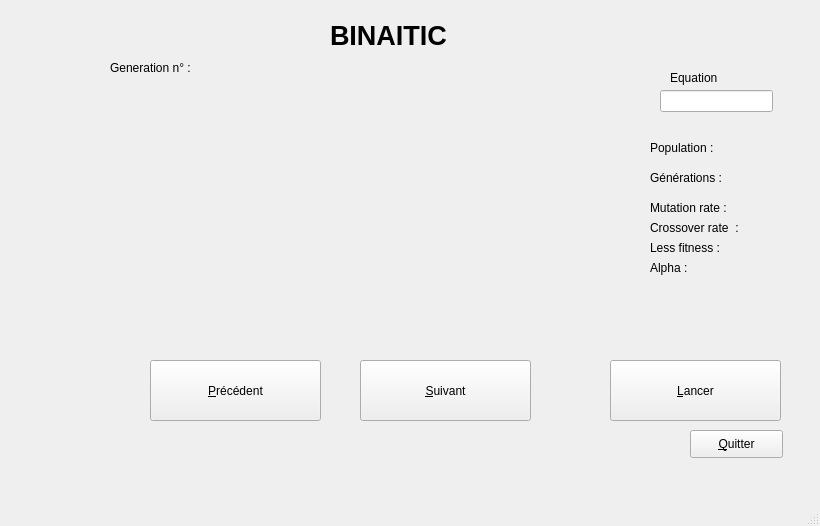
<?xml version="1.0" encoding="UTF-8"?>
<ui version="4.0">
 <class>MainWindow</class>
 <widget class="QMainWindow" name="MainWindow">
  <property name="geometry">
   <rect>
    <x>0</x>
    <y>0</y>
    <width>820</width>
    <height>526</height>
   </rect>
  </property>
  <property name="windowTitle">
   <string>Binaitic</string>
  </property>
  <property name="styleSheet">
   <string notr="true">MainWindow{
	background-color : #9980FA;
}</string>
  </property>
  <widget class="QWidget" name="Binaitic">
   <widget class="QPushButton" name="pb_Quitter">
    <property name="geometry">
     <rect>
      <x>690</x>
      <y>430</y>
      <width>93</width>
      <height>28</height>
     </rect>
    </property>
    <property name="text">
     <string>&amp;Quitter</string>
    </property>
   </widget>
   <widget class="QLabel" name="label_Title">
    <property name="geometry">
     <rect>
      <x>330</x>
      <y>20</y>
      <width>121</width>
      <height>31</height>
     </rect>
    </property>
    <property name="font">
     <font>
      <pointsize>20</pointsize>
      <weight>75</weight>
      <bold>true</bold>
     </font>
    </property>
    <property name="text">
     <string>BINAITIC</string>
    </property>
   </widget>
   <widget class="QLabel" name="label_Mutation">
    <property name="geometry">
     <rect>
      <x>650</x>
      <y>200</y>
      <width>111</width>
      <height>16</height>
     </rect>
    </property>
    <property name="text">
     <string>Mutation rate :</string>
    </property>
   </widget>
   <widget class="QLabel" name="label_Equation">
    <property name="geometry">
     <rect>
      <x>670</x>
      <y>70</y>
      <width>61</width>
      <height>16</height>
     </rect>
    </property>
    <property name="text">
     <string>Equation</string>
    </property>
   </widget>
   <widget class="QLabel" name="label_Generations">
    <property name="geometry">
     <rect>
      <x>650</x>
      <y>170</y>
      <width>101</width>
      <height>16</height>
     </rect>
    </property>
    <property name="text">
     <string>Générations :</string>
    </property>
   </widget>
   <widget class="QLabel" name="label_Alpha">
    <property name="geometry">
     <rect>
      <x>650</x>
      <y>260</y>
      <width>55</width>
      <height>16</height>
     </rect>
    </property>
    <property name="text">
     <string>Alpha : </string>
    </property>
   </widget>
   <widget class="QPushButton" name="pb_Lancer">
    <property name="geometry">
     <rect>
      <x>610</x>
      <y>360</y>
      <width>171</width>
      <height>61</height>
     </rect>
    </property>
    <property name="text">
     <string>&amp;Lancer</string>
    </property>
   </widget>
   <widget class="MonCanvas" name="Canvas_Figure" native="true">
    <property name="geometry">
     <rect>
      <x>109</x>
      <y>79</y>
      <width>521</width>
      <height>251</height>
     </rect>
    </property>
   </widget>
   <widget class="QLineEdit" name="lineEdit_Equation">
    <property name="geometry">
     <rect>
      <x>660</x>
      <y>90</y>
      <width>113</width>
      <height>22</height>
     </rect>
    </property>
   </widget>
   <widget class="QLabel" name="label_LessFitness">
    <property name="geometry">
     <rect>
      <x>650</x>
      <y>240</y>
      <width>91</width>
      <height>16</height>
     </rect>
    </property>
    <property name="text">
     <string>Less fitness :</string>
    </property>
   </widget>
   <widget class="QLabel" name="label_Population">
    <property name="geometry">
     <rect>
      <x>650</x>
      <y>140</y>
      <width>101</width>
      <height>16</height>
     </rect>
    </property>
    <property name="text">
     <string>Population :</string>
    </property>
   </widget>
   <widget class="QLabel" name="label_Population_res">
    <property name="geometry">
     <rect>
      <x>740</x>
      <y>140</y>
      <width>55</width>
      <height>16</height>
     </rect>
    </property>
    <property name="text">
     <string/>
    </property>
   </widget>
   <widget class="QLabel" name="label_Generations_res">
    <property name="geometry">
     <rect>
      <x>740</x>
      <y>170</y>
      <width>55</width>
      <height>16</height>
     </rect>
    </property>
    <property name="text">
     <string/>
    </property>
   </widget>
   <widget class="QLabel" name="label_Mutation_res">
    <property name="geometry">
     <rect>
      <x>760</x>
      <y>200</y>
      <width>55</width>
      <height>16</height>
     </rect>
    </property>
    <property name="text">
     <string/>
    </property>
   </widget>
   <widget class="QLabel" name="label_LessFitness_res">
    <property name="geometry">
     <rect>
      <x>740</x>
      <y>240</y>
      <width>55</width>
      <height>16</height>
     </rect>
    </property>
    <property name="text">
     <string/>
    </property>
   </widget>
   <widget class="QPushButton" name="pb_Precedent">
    <property name="geometry">
     <rect>
      <x>150</x>
      <y>360</y>
      <width>171</width>
      <height>61</height>
     </rect>
    </property>
    <property name="text">
     <string>&amp;Précédent</string>
    </property>
   </widget>
   <widget class="QPushButton" name="pb_Suivant">
    <property name="geometry">
     <rect>
      <x>360</x>
      <y>360</y>
      <width>171</width>
      <height>61</height>
     </rect>
    </property>
    <property name="text">
     <string>&amp;Suivant</string>
    </property>
   </widget>
   <widget class="QLabel" name="label_Crossover">
    <property name="geometry">
     <rect>
      <x>650</x>
      <y>220</y>
      <width>111</width>
      <height>16</height>
     </rect>
    </property>
    <property name="text">
     <string>Crossover rate  :</string>
    </property>
   </widget>
   <widget class="QLabel" name="label_Crossover_res">
    <property name="geometry">
     <rect>
      <x>760</x>
      <y>220</y>
      <width>55</width>
      <height>16</height>
     </rect>
    </property>
    <property name="text">
     <string/>
    </property>
   </widget>
   <widget class="QLabel" name="label_Generation_num">
    <property name="geometry">
     <rect>
      <x>110</x>
      <y>60</y>
      <width>121</width>
      <height>16</height>
     </rect>
    </property>
    <property name="text">
     <string>Generation n° :</string>
    </property>
   </widget>
   <widget class="QLabel" name="label_Generation_num_res">
    <property name="geometry">
     <rect>
      <x>220</x>
      <y>60</y>
      <width>55</width>
      <height>16</height>
     </rect>
    </property>
    <property name="text">
     <string/>
    </property>
   </widget>
   <widget class="QLabel" name="label_Alpha_res">
    <property name="geometry">
     <rect>
      <x>700</x>
      <y>260</y>
      <width>55</width>
      <height>16</height>
     </rect>
    </property>
    <property name="text">
     <string/>
    </property>
   </widget>
   <widget class="QLabel" name="label_X_axis_max_res">
    <property name="geometry">
     <rect>
      <x>620</x>
      <y>330</y>
      <width>55</width>
      <height>16</height>
     </rect>
    </property>
    <property name="text">
     <string/>
    </property>
   </widget>
   <widget class="QLabel" name="label_X_axis_min_res">
    <property name="geometry">
     <rect>
      <x>110</x>
      <y>330</y>
      <width>55</width>
      <height>16</height>
     </rect>
    </property>
    <property name="text">
     <string/>
    </property>
   </widget>
   <widget class="QLabel" name="label_Y_axis_min_res">
    <property name="geometry">
     <rect>
      <x>70</x>
      <y>310</y>
      <width>55</width>
      <height>16</height>
     </rect>
    </property>
    <property name="text">
     <string/>
    </property>
   </widget>
   <widget class="QLabel" name="label_Y_axis_max_res">
    <property name="geometry">
     <rect>
      <x>60</x>
      <y>80</y>
      <width>55</width>
      <height>16</height>
     </rect>
    </property>
    <property name="text">
     <string/>
    </property>
   </widget>
  </widget>
  <widget class="QMenuBar" name="menubar">
   <property name="geometry">
    <rect>
     <x>0</x>
     <y>0</y>
     <width>820</width>
     <height>22</height>
    </rect>
   </property>
  </widget>
  <widget class="QStatusBar" name="statusbar"/>
 </widget>
 <customwidgets>
  <customwidget>
   <class>MonCanvas</class>
   <extends>QWidget</extends>
   <header location="global">moncanvas.h</header>
   <container>1</container>
  </customwidget>
 </customwidgets>
 <resources/>
 <connections/>
</ui>
